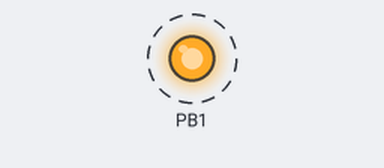
A program run on a simulated ATtiny85, built with avr-gcc and run on an emulated ATtiny85. Shown: output pins drawn as LEDs (lit = HIGH). Dashed ring = blinking.

Above: at 0.05 s.
Timing chart, 0 to 3.0 s (numbered marks = the images above):
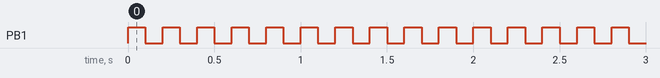

Measured:
- by itself, PB1: alternates HIGH for 0.10 s and LOW for 0.10 s

The program:

main.cpp
```cpp
//This code shows how to upload a code to attiny using arduino as ISP
//at first upload code to arduino as ISP from arduino ide>example>arduinoISP
//next connect the arduino to attiny
//then select the board as attiny85 and programmer as arduino as ISP
//IMP since arduino pro micro is used which uses atmega32U4, a significant change has to be done in platform.ini file
//for other arduino board such as arduino ide this is not needed.

#include <Arduino.h>

void setup() {
  // initialize digital pin LED_BUILTIN as an output.
  pinMode(DD1, OUTPUT);   //D1 as output
}

// the loop function runs over and over again forever
void loop() {
  digitalWrite(DD1, HIGH);  //
  delay(1000/10);                      // wait for a second
  digitalWrite(DD1, LOW);   // turn the LED off by making the voltage LOW
  delay(1000/10);                      // wait for a second
}
```
